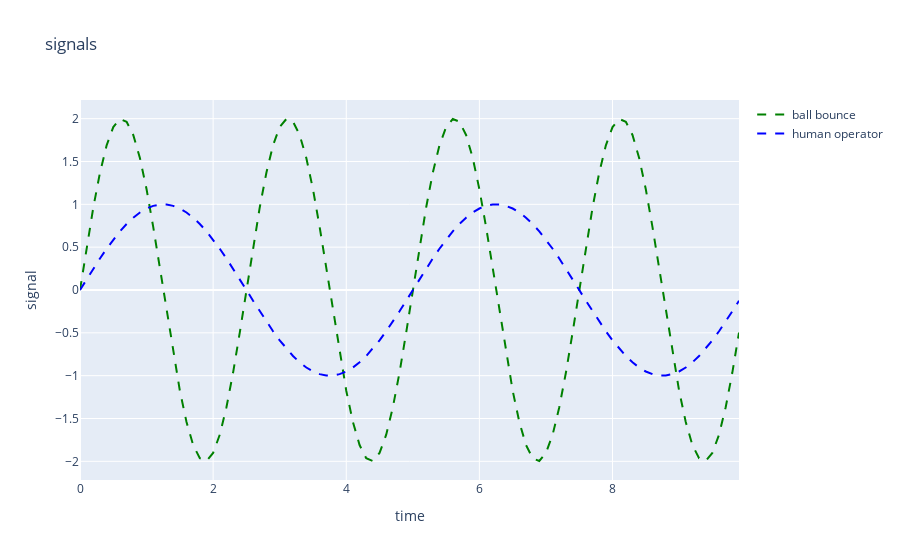

Notebook code for this chart:
### Markdown cell above
Let's say that a human operator sees a ball bouncing on a computer screen like the input signal, they try to copy the same ball bouncing trajectory and create the output signal.  We then want to build a model describing how the human copied the bouncing ball with respect to the original ball bounce, so that we can test if the human can copy other ball bouncing trajectories without having to test the operator again in real-life.

In the figure below, the green line in the ball bouncing and the blue line is the human operator copying the bouncing ball.

### Code cell
# ----------------
# Toy problem
# ----------------
fs = 10  # sampling frequency
ts = 1/fs  # sampling time

start_val = 0  # secs
stop_val = 10  # secs

N = int(fs*stop_val)  # number of sample points
t = np.multiply(range(start_val, N), ts)

# --------------------
# Let's make-up the input signal
A = 2  # peak amplitude

# The larger omega the more waves
# Find omega per cycle
omega = (2*math.pi)/fs  # carrier frequency OR natural frequency (degrees)

# Choose how many cycles you want per time t
num_of_cycles = 4
omega = num_of_cycles*omega

phi = 0  # degrees
c = 0  # vertical shift
inputs = A * np.sin(omega*(t - phi)) + c
inputs0 = np.array(make_a_properlist(inputs))
# --------------------

# --------------------
# Let's make-up the output signal
A = 1  # peak amplitude

# The larger omega the more waves
# Find omega per cycle
omega = (2*math.pi)/fs  # carrier frequency OR natural frequency (degrees)

# Choose how many cycles you want per time t
num_of_cycles = 2
omega = num_of_cycles*omega

phi = 0  # degrees
c = 0  # vertical shift
outputs = A * np.sin(omega*(t - phi)) + c
outputs0 = np.array(make_a_properlist(outputs))
# --------------------

fig = go.Figure()
config = dict({'scrollZoom': True, 'displayModeBar': True, 'editable': True})

fig.add_trace(go.Scatter(x=t, y=inputs0, name='ball bounce', line = dict(color='green', width=2, dash='dash'), showlegend=True))
fig.add_trace(go.Scatter(x=t, y=outputs0, name='human operator', line = dict(color='blue', width=2, dash='dash'), showlegend=True))

fig.update_layout(title='signals', xaxis_title='time', yaxis_title='signal')
fig.show(config=config)

### Figure 1 — Plotly figure (JSON) as saved in the notebook; plotly's stock layout.template omitted (floating-point values rounded to 4 significant figures)
{"data": [{"line": {"color": "green", "dash": "dash", "width": 2}, "name": "ball bounce", "showlegend": true, "type": "scatter", "x": [0, 0.1, 0.2, 0.3, 0.4, 0.5, 0.6, 0.7, 0.8, 0.9, 1, 1.1, 1.2, 1.3, 1.4, 1.5, 1.6, 1.7, 1.8, 1.9, 2, 2.1, 2.2, 2.3, 2.4, 2.5, 2.6, 2.7, 2.8, 2.9, 3, 3.1, 3.2, 3.3, 3.4, 3.5, 3.6, 3.7, 3.8, 3.9, 4, 4.1, 4.2, 4.3, 4.4, 4.5, 4.6, 4.7, 4.8, 4.9, 5, 5.1, 5.2, 5.3, 5.4, 5.5, 5.6, 5.7, 5.8, 5.9, 6, 6.1, 6.2, 6.3, 6.4, 6.5, 6.6, 6.7, 6.8, 6.9, 7, 7.1, 7.2, 7.3, 7.4, 7.5, 7.6, 7.7, 7.8, 7.9, 8, 8.1, 8.2, 8.3, 8.4, 8.5, 8.6, 8.7, 8.8, 8.9, 9, 9.1, 9.2, 9.3, 9.4, 9.5, 9.6, 9.7, 9.8, 9.9], "y": [0, 0.4974, 0.9635, 1.369, 1.689, 1.902, 1.996, 1.965, 1.81, 1.541, 1.176, 0.7362, 0.2507, -0.2507, -0.7362, -1.176, -1.541, -1.81, -1.965, -1.996, -1.902, -1.689, -1.369, -0.9635, -0.4974, -4.899e-16, 0.4974, 0.9635, 1.369, 1.689, 1.902, 1.996, 1.965, 1.81, 1.541, 1.176, 0.7362, 0.2507, -0.2507, -0.7362, -1.176, -1.541, -1.81, -1.965, -1.996, -1.902, -1.689, -1.369, -0.9635, -0.4974, -9.797e-16, 0.4974, 0.9635, 1.369, 1.689, 1.902, 1.996, 1.965, 1.81, 1.541, 1.176, 0.7362, 0.2507, -0.2507, -0.7362, -1.176, -1.541, -1.81, -1.965, -1.996, -1.902, -1.689, -1.369, -0.9635, -0.4974, -1.47e-15, 0.4974, 0.9635, 1.369, 1.689, 1.902, 1.996, 1.965, 1.81, 1.541, 1.176, 0.7362, 0.2507, -0.2507, -0.7362, -1.176, -1.541, -1.81, -1.965, -1.996, -1.902, -1.689, -1.369, -0.9635, -0.4974]}, {"line": {"color": "blue", "dash": "dash", "width": 2}, "name": "human operator", "showlegend": true, "type": "scatter", "x": [0, 0.1, 0.2, 0.3, 0.4, 0.5, 0.6, 0.7, 0.8, 0.9, 1, 1.1, 1.2, 1.3, 1.4, 1.5, 1.6, 1.7, 1.8, 1.9, 2, 2.1, 2.2, 2.3, 2.4, 2.5, 2.6, 2.7, 2.8, 2.9, 3, 3.1, 3.2, 3.3, 3.4, 3.5, 3.6, 3.7, 3.8, 3.9, 4, 4.1, 4.2, 4.3, 4.4, 4.5, 4.6, 4.7, 4.8, 4.9, 5, 5.1, 5.2, 5.3, 5.4, 5.5, 5.6, 5.7, 5.8, 5.9, 6, 6.1, 6.2, 6.3, 6.4, 6.5, 6.6, 6.7, 6.8, 6.9, 7, 7.1, 7.2, 7.3, 7.4, 7.5, 7.6, 7.7, 7.8, 7.9, 8, 8.1, 8.2, 8.3, 8.4, 8.5, 8.6, 8.7, 8.8, 8.9, 9, 9.1, 9.2, 9.3, 9.4, 9.5, 9.6, 9.7, 9.8, 9.9], "y": [0, 0.1253, 0.2487, 0.3681, 0.4818, 0.5878, 0.6845, 0.7705, 0.8443, 0.9048, 0.9511, 0.9823, 0.998, 0.998, 0.9823, 0.9511, 0.9048, 0.8443, 0.7705, 0.6845, 0.5878, 0.4818, 0.3681, 0.2487, 0.1253, 1.225e-16, -0.1253, -0.2487, -0.3681, -0.4818, -0.5878, -0.6845, -0.7705, -0.8443, -0.9048, -0.9511, -0.9823, -0.998, -0.998, -0.9823, -0.9511, -0.9048, -0.8443, -0.7705, -0.6845, -0.5878, -0.4818, -0.3681, -0.2487, -0.1253, -2.449e-16, 0.1253, 0.2487, 0.3681, 0.4818, 0.5878, 0.6845, 0.7705, 0.8443, 0.9048, 0.9511, 0.9823, 0.998, 0.998, 0.9823, 0.9511, 0.9048, 0.8443, 0.7705, 0.6845, 0.5878, 0.4818, 0.3681, 0.2487, 0.1253, 3.674e-16, -0.1253, -0.2487, -0.3681, -0.4818, -0.5878, -0.6845, -0.7705, -0.8443, -0.9048, -0.9511, -0.9823, -0.998, -0.998, -0.9823, -0.9511, -0.9048, -0.8443, -0.7705, -0.6845, -0.5878, -0.4818, -0.3681, -0.2487, -0.1253]}], "layout": {"title": {"text": "signals"}, "xaxis": {"title": {"text": "time"}}, "yaxis": {"title": {"text": "signal"}}}}
